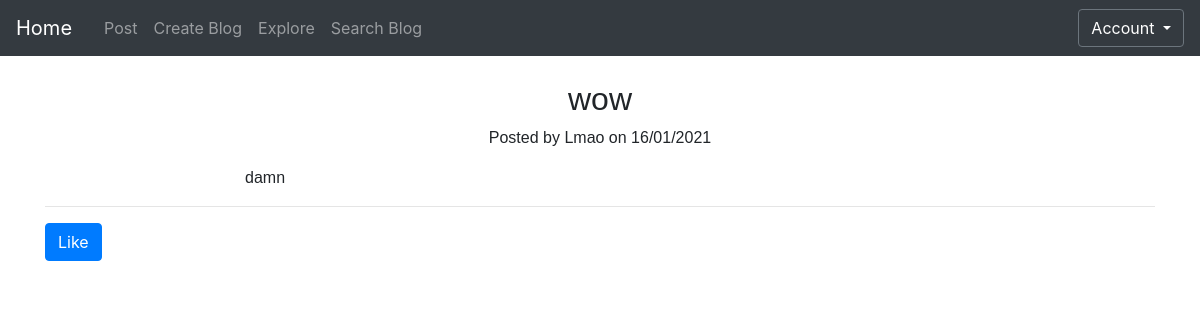
Before: /post/1 (signed in) with the older database file.
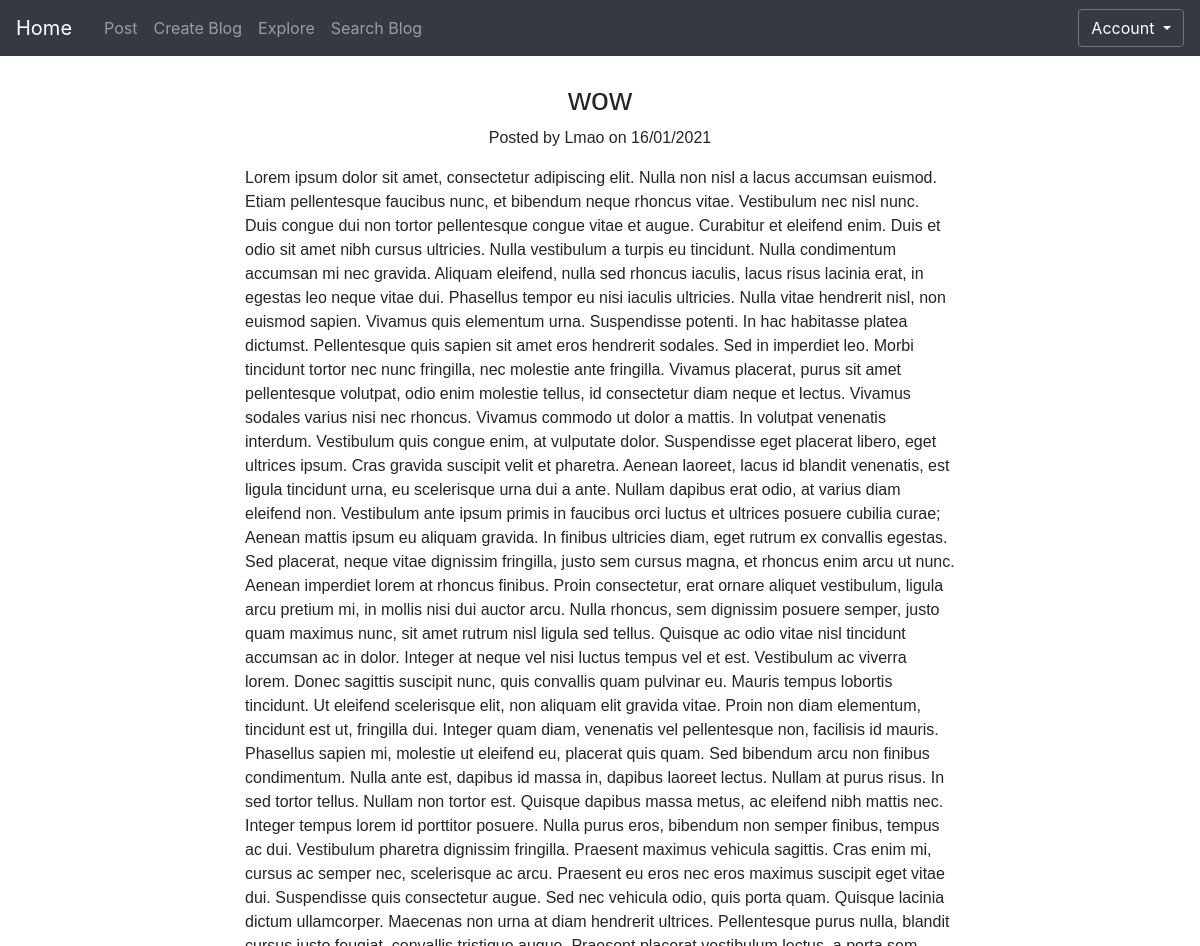
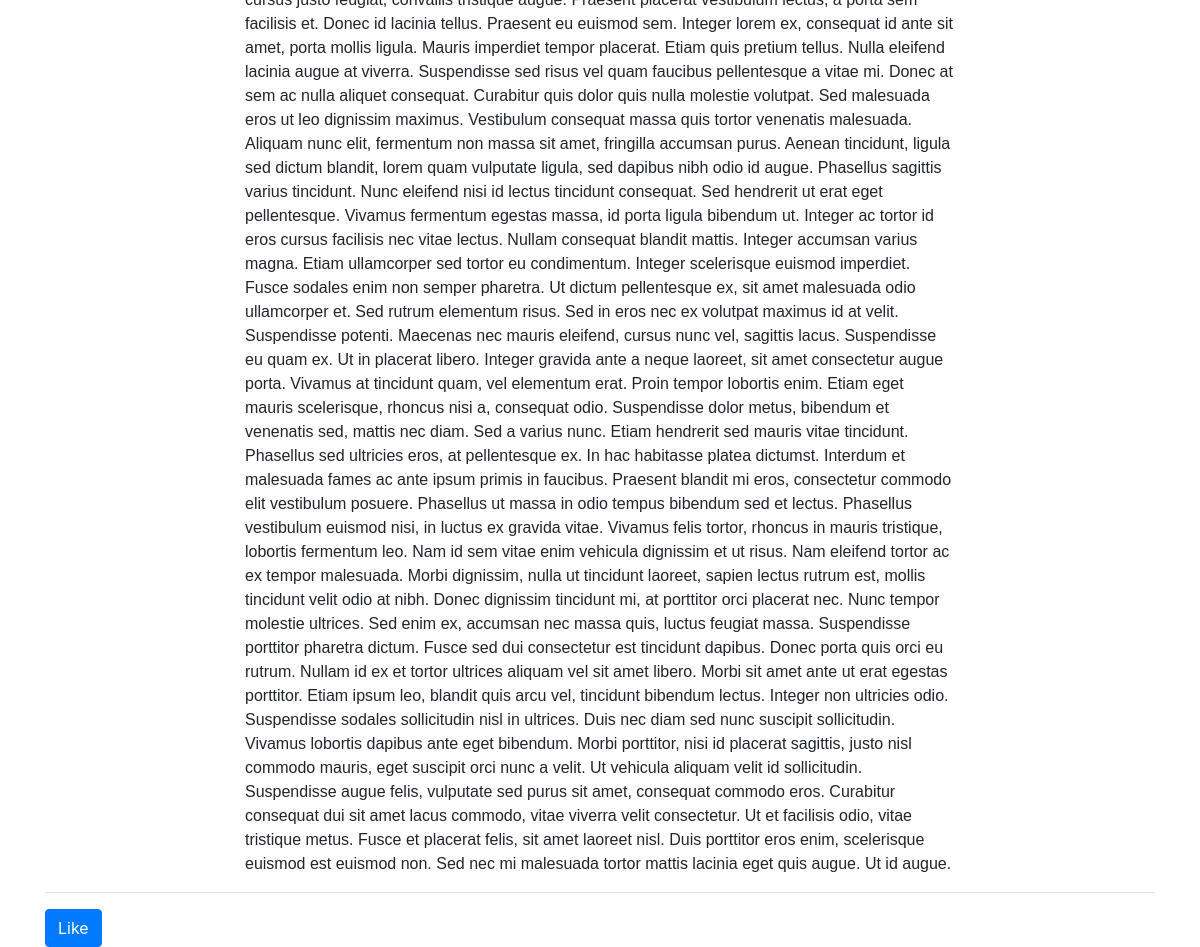
After: the same page with the newer database file (2 pictures, top to bottom).
### app/models.py (models this page shows)
class Posts(db.Model):
    id = db.Column(db.Integer, primary_key=True)
    date = db.Column(db.DateTime)
    title = db.Column(db.String(500))
    body= db.Column(db.String(2000))
    author = db.Column(db.String(20))
    image_name=db.Column(db.String(100))
    blog_id=db.Column(db.Integer,db.ForeignKey('blog.id'))

### app/views.py (the view)
@app.route('/post/<int:post_id>')
@login_required
def post(post_id):
	post = Posts.query.filter_by(id=post_id).first()
	return render_template('post_page.html', post=post)

### app/models.py (called while the page is built)
    def has_liked_post(self, posts):
        return self.liked_posts.filter_by(
          id=posts.id).first() is not None

### app/views.py (called while the page is built)
@login_manager.user_loader
def load_user(user_id):
	return User.query.get(int(user_id))

### app/templates/post_page.html (shortened to what this page needs)
{% extends "base.html" %}
{% block content %}
<br>
<div class="text-center post-head">
      <h2 class="post-title">
        {{ post.title }}
      </h2>
    <p class="post-meta">Posted by Lmao on {{ post.date.strftime('%d/%m/%Y') }}</p>
  </div>
  <article>
    <div class="container">
      <div class="row">
        <div class="col-lg-8 col-md-10 mx-auto">
          {{ post.body }}
        </div>
      </div>
  </article>
  <div class="text-left">
    <hr>
      {% if current_user.has_liked_post(post) %}
            <button class="btn btn-primary unlikeButton" post_id="{{  post.id }}">Unlike</button>
            {% else %}
            <button class="btn btn-primary likeButton" post_id="{{ post.id }}">Like</button>
            {% endif %}
            </div>
  </div>
{% endblock %}

Changed rows visible on the page:
changed Posts "wow": body "damn" → "Lorem ipsum dolor sit amet, consectetur adipiscing elit. Nulla non nisl a lacus accumsan euismod. Etiam pellentesque faucibus nunc, et bibendum neque rhoncus vitae. Vestibulum nec nisl nunc. Duis congue dui non tortor pellentesque congue vitae et augue. Curabitur et eleifend enim. Duis et odio sit amet nibh cursus ultricies. Nulla vestibulum a turpis eu tincidunt. Nulla condimentum accumsan mi nec gravida. Aliquam eleifend, nulla sed rhoncus iaculis, lacus risus lacinia erat, in egestas leo neque vitae dui. Phasellus tempor eu nisi iaculis ultricies. Nulla vitae hendrerit nisl, non euismod sapien. Vivamus quis elementum urna. Suspendisse potenti. In hac habitasse platea dictumst.…"
